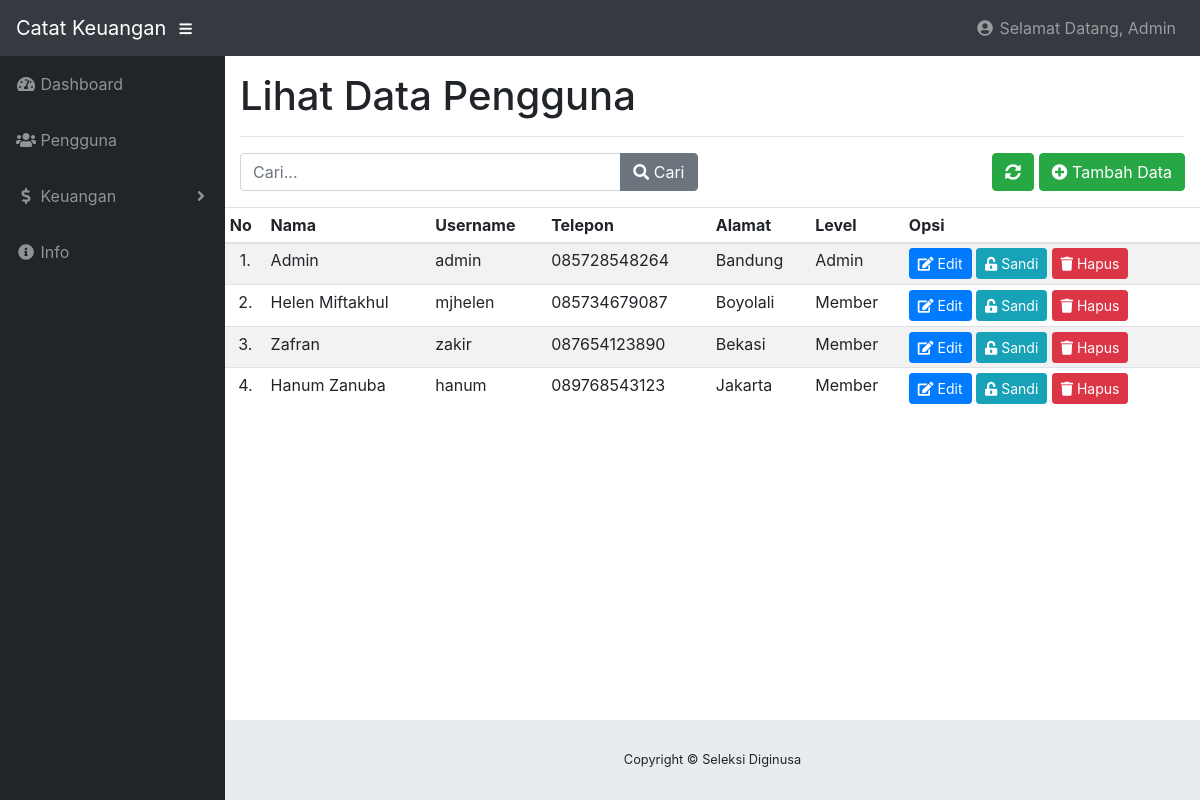
Screenshot of /index.php?page=pengguna (signed in) with the database file from the repository.
### tables this page shows
CREATE TABLE `user` (
  `kode` varchar(255) NOT NULL,
  `nama` varchar(60) NOT NULL,
  `username` varchar(60) NOT NULL,
  `password` varchar(255) NOT NULL,
  `telepon` bigint(20) NOT NULL,
  `alamat` text NOT NULL,
  `level` enum('Admin','Member') NOT NULL
);

### pages/pengguna/lihatdata.php (the view, shortened to what this page needs)
<?php if(@$_SESSION['admin']){ $query = $conn->query("SELECT * FROM user ORDER BY level ASC");    ?>
<h1>Lihat Data Pengguna</h1>
<hr>
<div class="row">
    <div class="col-sm-6 mb-3">
        <form action="" method="post">
            <div class="input-group">
                <input type="text" name="kunci" placeholder="Cari..." autocomplete="off" class="form-control">
                <div class="input-group-append">
                    <button type="submit" name="cari" class="btn btn-secondary"><i class="fa fa-search"></i> Cari</button>
                </div>
            </div>
        </form>
    </div>
    <div class="col-sm-6 text-right mb-3">
        <button onclick="window.location.href='?page=pengguna'" class="btn btn-success"><i class="fa fa-sync-alt"></i> </button>
        <a href="?page=pengguna&action=tambah" class="btn btn-success"><i class="fa fa-plus-circle"></i> Tambah Data</a>
    </div>
</div>
<div class="row tabelku">
<table class="table table-striped table-sm">
	<thead>
		<tr>
            <th>No</th>
            <th>Nama</th>
            <th>Username</th>
            <th>Telepon</th>
            <th>Alamat</th>
            <th>Level</th>
            <th>Opsi</th>
		</tr>
    </thead>
	<tbody>
        <?php
        $cekKolom = $query->rowCount();
         if($cekKolom < 1){
        ?>
            <tr>
                <td colspan="7"><center>Data Tidak Ada!.</center></td>
            </tr>
        <?php
            }else {
                $no = 1;
            while($result = $query->fetch(PDO::FETCH_OBJ)):
        ?>
    <tr>
        <td align="center"><?= $no++  ?>.</td>
        <td><?= $result->nama ?></td>
        <td><?= $result->username ?></td>
        <td>0<?= $result->telepon ?></td>
        <td><?= $result->alamat ?></td>
        <td><?= $result->level ?></td>
        <td>
            <a href="?page=pengguna&action=edit&id=<?= $result->kode ?>" class="btn btn-sm btn-primary">
                <span class="fa fa-edit"></span> Edit
            </a>
            <a href="?page=pengguna&action=sandi&id=<?= $result->kode ?>" class="btn btn-sm btn-info">
                <span class="fa fa-unlock-alt"></span> Sandi
            </a>
            <a onclick="return confirm('Yakin ingin menghapus data');" href="?page=pengguna&action=hapus&id=<?= $result->kode ?>" class="btn btn-sm btn-danger">
                <span class="fa fa-trash"></span> Hapus
            </a>
        </td>
    </tr>
            <?php  endwhile; }  ?>
    </tbody>
</table>
</div>
<?php
        } else {
            include "pages/404.php";
        }
?>

### index.php (shortened to what this page needs)
<?php
  include "__+config/koneksi.php";
  if(@$_SESSION['admin'] || @$_SESSION['member']){
?>
<!DOCTYPE html>
<html lang="en">
  <head>
    <link href="vendor/bootstrap/css/bootstrap.min.css" rel="stylesheet">
    <link href="vendor/fontawesome-free/css/all.min.css" rel="stylesheet" type="text/css">
    <link href="vendor/datatables/dataTables.bootstrap4.css" rel="stylesheet">
    <link href="css/sb-admin.css" rel="stylesheet">
    <link href="css/mycss.css" rel="stylesheet">
  </head>
  <body id="page-top">
    <nav class="navbar navbar-expand navbar-dark bg-dark static-top">
      <a class="navbar-brand mr-1" href="index.php">Catat Keuangan</a>
      <button class="btn btn-link btn-sm text-white order-1 order-sm-0" id="sidebarToggle" href="#">
        <i class="fas fa-bars"></i>
      </button>
      <?php
        if(@$_SESSION['admin']){
          $userLogin = @$_SESSION['admin'];
        }else {
          $userLogin = @$_SESSION['member'];
        }
        try{
          $result = $conn->query("SELECT * FROM user WHERE kode = '$userLogin'");
          $namaUser = $result->fetch(PDO::FETCH_OBJ);
        }catch(Exception $e){
          echo $e->getMessage();
        }
      ?>
      <ul class="navbar-nav ml-auto ml-md-0">
        <li class="nav-item dropdown no-arrow">
          <a class="nav-link dropdown-toggle" href="#" id="userDropdown" role="button" data-toggle="dropdown" aria-haspopup="true" aria-expanded="false">
            <i class="fas fa-user-circle fa-fw"></i> Selamat Datang, <?= $namaUser->nama ?>
          </a>
        </li>
      </ul>
    </nav>
    <div id="wrapper">
      <ul class="sidebar navbar-nav">
        <li class="nav-item dropdown">
          <a class="nav-link" href="index.php">
            <i class="fas fa-fw fa-tachometer-alt"></i>
            <span>Dashboard</span>
          </a>
        </li>
        <?php if(@$_SESSION['admin']) {?>
        <li class="nav-item">
          <a class="nav-link" href="?page=pengguna">
            <i class="fas fa-fw fa-users"></i>
            <span>Pengguna</span></a>
        </li>
          <?php } ?>
          <li class="nav-item dropdown">
          <a class="nav-link dropdown-toggle" href="#" id="pagesDropdown" role="button" data-toggle="dropdown" aria-haspopup="true" aria-expanded="false">
            <i class="fas fa-fw fa-dollar-sign"></i> <span>Keuangan</span>
          </a>
        </li>
        <li class="nav-item">
          <a class="nav-link" href="?page=info">
            <i class="fas fa-fw fa-info-circle"></i>
            <span>Info</span></a>
        </li>
      </ul>
      <div id="content-wrapper">
        <div class="container-fluid">
          <?php
            $page = strtolower(@$_GET['page']);
            $action = strtolower(@$_GET['action']);
            if($page == ""){
              include "pages/dashboard/dashboard.php";
            }else if($page == "pengguna"){
              if ($action == ""){
                include "pages/pengguna/lihatdata.php";
              }else if($action == "tambah"){
                include "pages/pengguna/tambah.php";
              }else if($action == "edit"){
                include "pages/pengguna/edit.php";
              }else if($action == "hapus"){
                include "pages/pengguna/hapus.php";
              }else if($action == "sandi"){
                include "pages/pengguna/sandi.php";
              }else if($action == "pengaturan"){
                include "pages/pengguna/pengaturan.php";
              }else {
                include "pages/404.php";
              }
            }else if($page == "keuangan"){
              if($action == ""){
                include "pages/keuangan/lihatdatapemasukan.php";
              }else if($action == "tambah"){
                  include "pages/keuangan/tambah.php";
              }else if($action == "pengeluaran"){
                include "pages/keuangan/lihatdatapengeluaran.php";
              }else if($action == "edit"){
                include "pages/keuangan/edit.php";
              }else if($action == "hapus"){
                include "pages/keuangan/hapus.php";
              } else {
                include "pages/404.php";
              }
            }else if($page == "keuangananggota"){
              if($action == ""){
                include "pages/keuangan/anggota/tambah.php";
              }else if($action == "hapus"){
                include "pages/keuangan/anggota/hapus.php";
              } else {
                include "pages/404.php";
              }
            }else if($page == "keuangananggotadetail"){
              if($action == ""){
                include "pages/keuangan/anggota/detail.php";
              }else {
                include "pages/404.php";
              }
            }else if($page == "laporankeuangan"){
              if($action == "laporankeuanganpribadi"){
                include "pages/laporan/laporankeuanganpribadi.php";
              }else {
                include "pages/404.php";
              }
            }else if($page == "info"){
                include "pages/info.php";
            }else {
              include "pages/404.php";
            }
          ?>
        </div>
        <footer class="sticky-footer">
          <div class="container my-auto">
            <div class="copyright text-center my-auto">
              <span>Copyright © Seleksi Diginusa</span>
            </div>
          </div>
        </footer>
      </div>
    </div>
  </body>
</html>
<?php
  } else {
    header("location:login.php");
  }
?>

### css/sb-admin.css (style rules this page uses)
html { position: relative; min-height: 100%; }
body { height: 100%; }
#wrapper { display: -webkit-box; display: -ms-flexbox; display: flex; }
#wrapper #content-wrapper { overflow-x: hidden; width: 100%; padding-top: 1rem; padding-bottom: 80px; }
.navbar-nav .nav-item.dropdown .dropdown-toggle::after { width: 1rem; text-align: center; float: right; vertical-align: 0; border: 0; font-weight: 900; content: '\f105'; font-family: 'Font Awesome 5 Free'; }
.navbar-nav .nav-item.dropdown.no-arrow .dropdown-toggle::after { display: none; }
.sidebar { width: 90px !important; background-color: #212529; min-height: calc(100vh - 56px); }
.sidebar .nav-item:last-child { margin-bottom: 1rem; }
.sidebar .nav-item .nav-link { text-align: center; padding: 0.75rem 1rem; width: 90px; }
.sidebar .nav-item .nav-link span { font-size: 0.65rem; display: block; }
.sidebar .nav-item.dropdown .dropdown-toggle::after { display: none; }
.sidebar .nav-item .nav-link { color: rgba(255, 255, 255, 0.5); }
@media (min-width: 768px) { .sidebar { width: 225px !important; } }
@media (min-width: 768px) { .sidebar .nav-item .nav-link { display: block; width: 100%; text-align: left; padding: 1rem; width: 225px; } }
@media (min-width: 768px) { .sidebar .nav-item .nav-link span { font-size: 1rem; display: inline; } }
@media (min-width: 768px) { .sidebar .nav-item.dropdown .dropdown-toggle::after { display: block; } }
:root { --input-padding-x: 0.75rem; --input-padding-y: 0.75rem; }
footer.sticky-footer { display: -webkit-box; display: -ms-flexbox; display: flex; position: absolute; right: 0; bottom: 0; width: calc(100% - 90px); height: 80px; background-color: #e9ecef; }
footer.sticky-footer .copyright { line-height: 1; font-size: 0.8rem; }
@media (min-width: 768px) { footer.sticky-footer { width: calc(100% - 225px); } }

### css/mycss.css (style rules this page uses)
.tabelku { overflow: auto; display: block; }

### rows the page displays
user: nama "Admin", username "admin", telepon "85728548264", alamat "Bandung", level "Admin"
user: nama "Helen Miftakhul", username "mjhelen", telepon "85734679087", alamat "Boyolali", level "Member"
user: nama "Zafran", username "zakir", telepon "87654123890", alamat "Bekasi", level "Member"
user: nama "Hanum Zanuba", username "hanum", telepon "89768543123", alamat "Jakarta", level "Member"
